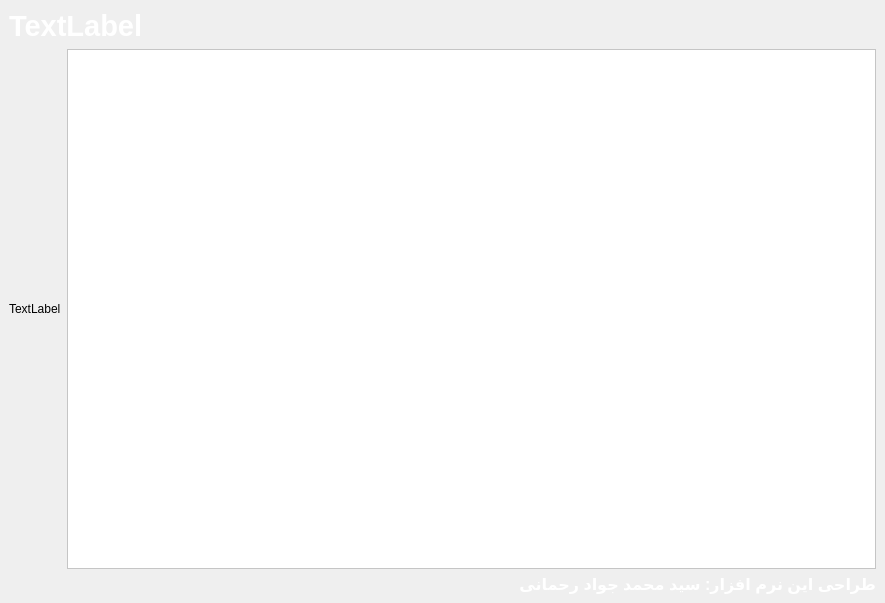
<?xml version="1.0" encoding="UTF-8"?>
<ui version="4.0">
 <class>ShowAllInTable</class>
 <widget class="QMainWindow" name="ShowAllInTable">
  <property name="geometry">
   <rect>
    <x>0</x>
    <y>0</y>
    <width>885</width>
    <height>603</height>
   </rect>
  </property>
  <property name="windowTitle">
   <string/>
  </property>
  <property name="styleSheet">
   <string notr="true">background-image: url(:/IconApp/excel_bg.jpg);</string>
  </property>
  <widget class="QWidget" name="centralwidget">
   <layout class="QGridLayout" name="gridLayout">
    <item row="1" column="1">
     <widget class="QTableView" name="ExcelTable">
      <property name="font">
       <font>
        <pointsize>-1</pointsize>
       </font>
      </property>
      <property name="styleSheet">
       <string notr="true">background: white;
font-size: 24px;</string>
      </property>
     </widget>
    </item>
    <item row="1" column="0">
     <widget class="QLabel" name="image">
      <property name="styleSheet">
       <string notr="true">background: none;</string>
      </property>
      <property name="text">
       <string>TextLabel</string>
      </property>
     </widget>
    </item>
    <item row="0" column="0" colspan="2">
     <widget class="QLabel" name="banner">
      <property name="font">
       <font>
        <pointsize>22</pointsize>
        <bold>true</bold>
       </font>
      </property>
      <property name="styleSheet">
       <string notr="true">color: White;
background:none;</string>
      </property>
      <property name="text">
       <string>TextLabel</string>
      </property>
     </widget>
    </item>
    <item row="2" column="1">
     <widget class="QLabel" name="label">
      <property name="font">
       <font>
        <pointsize>12</pointsize>
        <bold>true</bold>
       </font>
      </property>
      <property name="styleSheet">
       <string notr="true">background: none;
color: white;</string>
      </property>
      <property name="text">
       <string>طراحی این نرم افزار: سید محمد جواد رحمانی</string>
      </property>
     </widget>
    </item>
   </layout>
  </widget>
 </widget>
 <resources/>
 <connections/>
</ui>
